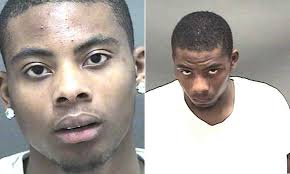
#> input picture CT 3/data/faces/subject1.jpeg, 290 x 174 px; its folder holds only this picture in this run
$ jupyter execute --allow-errors face_detection.ipynb
#> lines starting #> are read from the running program, lines starting #| are printed output that depends on the picture; long printed decimals are rounded
# CSC 515 Critical Thinking 3
## Simple Image Processing in OpenCV 1
---
A facial recognition system is a technology capable of identifying or verifying a person from a digital image or a video frame from a video source. In general, facial recognition systems work by comparing selected facial features from a given image with faces within a database. Good facial recognition systems take into account the variation of pose, illumination of the image and facial expression. They also eliminate backgrounds and hairstyles, which are image properties that are not useful for computer vision tasks.

Recall that the MORPH-II dataset includes 55,134 mugshots with longitudinal spans taken between 2003 and late 2007. Write algorithms to process both images for [subject 1](https://encrypted-tbn0.gstatic.com/images?q=tbn%3AANd9GcQdkf_IPn6VW3jpJ_fTU4IUcwtGPbcvSfxXW4EPXjeVuMjM1Baz) and [subject 2](https://encrypted-tbn0.gstatic.com/images?q=tbn%3AANd9GcSulLs5l2Bwr6iFywEqHxQWevj9snjLRrsPxjQWsCIrJmA9cT4q). Processed images for each subject should be ideal for facial recognition accuracy. Final images for each subject should be in grayscale, adjusted for the effect on illumination, rotated based on the angle between the eye centers, cropped and scaled to create a new bounding box for the face. All final image bounding boxes should be the same dimensions.

Be sure to display the final processed images for each subject. Your submission should be an executable Python file.

[cell 1]
import cv2 as cv
import numpy as np
import os
import matplotlib.pyplot as plt
import math

### Step One: Loading Images
The provided images come linked in pairs. Images need to be loaded and separated for processing

[cell 2]
# Get list of all images in faces folder
images = []
for name in os.listdir('data/faces/'):
    path = 'data/faces/' + name
    img = cv.cvtColor(cv.imread(path), cv.COLOR_BGR2RGB)

    half = int(img.shape[1] / 2)
#> half = 145
    l_img = img[:,:half]
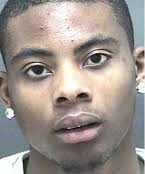
#> l_img: shape (174, 145, 3); mean R, G, B 155.8, 146.4, 139.9
    r_img = img[:,half:]
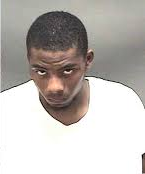
#> r_img: shape (174, 145, 3); mean R, G, B 190.9, 186.1, 182

    images.append(l_img)
    images.append(r_img)

#> (the rest of this cell did not finish here and is left out)

### Step Two: Convert all Images to Grayscale for Processing

[cell 3]
for i, img in enumerate(images):
    images[i] = cv.cvtColor(img, cv.COLOR_RGB2GRAY)
#> this loop made 2 passes
#> after the loop, images = 2 items

plt.imshow(images[0], cmap='gray')
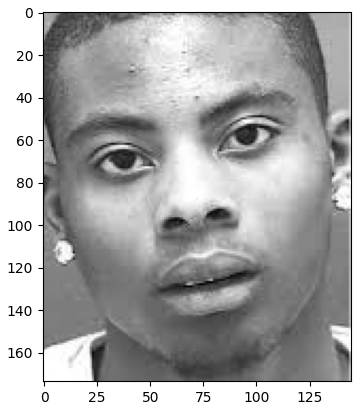
#> figure drawn by matplotlib, 1 panel

### ~~Step Three: Account for Illumination differences~~
Utilize histogram equalization provided in opencv. ```cv.equalizeHist()``` takes a grayscale image and outputs an equalized image

[cell 4]
# for i, img in enumerate(images):
#     images[i] = cv.equalizeHist(img)

# plt.imshow(images[1], cmap='gray')

### Step Four and Five: Face Detection
Use a Haar-Feature Based Cascade Classifier for Face Detection

Use the center of the eye as the center of the bounding box

[Cascade Classifier Tutorial](https://docs.opencv.org/4.5.2/db/d28/tutorial_cascade_classifier.html)

[cell 5]
# Load the classifier
face_cascade = cv.CascadeClassifier()
eye_cascade = cv.CascadeClassifier()

if not face_cascade.load('data/haarcascade_fontalface_default.xml'):
    print('--(!)Error loading face cascade')
    exit(0)
if not eye_cascade.load('data/haarcascade_eye.xml'):
    print('--(!)Error loading eye cascade')
    exit(0)

def detectFace(img):
    ''' Attempts to automatically detect the face and eyes in a area and return the coords'''

    # Face detection
    faces = face_cascade.detectMultiScale(img, 1.1, 2)
    if len(faces) == 1:
        (x,y,w,h) = faces[0]
        faceROI = img[y:y+h, x:x+w]

        # Eye detection
        eyes = eye_cascade.detectMultiScale(faceROI, 1.1, 2)

        if len(eyes) == 2:

            # Check if angle is greater than 15 degrees
            l_eye,r_eye = eyes

            if r_eye[0] < l_eye[0]:
                r_eye, l_eye = l_eye, r_eye

            # Calculate angle of rotation
            theta_rad = math.atan2(r_eye[1] - l_eye[1], r_eye[0]-l_eye[0])
            theta_deg = math.degrees(theta_rad)
            if(theta_deg < 15):
                return faces,eyes

    return None

manual = []
ready = []

for img in images:
    boxes = detectFace(img)
    if boxes == None:
        manual.append(img)
    else:
        ready.append([img,boxes])
#> this loop made 2 passes
#> (x in detectFace, y in detectFace, w in detectFace, h in detectFace, theta_rad in detectFace, theta_deg in detectFace, boxes) on pass 1: (4, 13, 133, 133, -0.245, -14.04, ([[4, 13, 133, 133]], [[68, 23, 42, 42], [12, 37, 39, 39]]))
#> (x in detectFace, y in detectFace, w in detectFace, h in detectFace, eyes in detectFace) on pass 2: (16, 42, 81, 81, [[40, 17, 22, 22]])
#> pass 1, in detectFace, `faceROI = img[y:y+h, x:x+w]`:
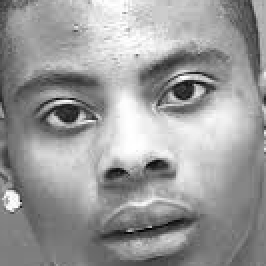
#> faceROI: shape (133, 133) (shown 2 times larger); min 1, max 255, mean 154.2
#> pass 2, in detectFace (call 2), `faceROI = img[y:y+h, x:x+w]`:
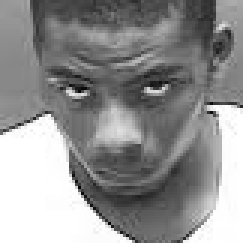
#> faceROI: shape (81, 81) (shown 3 times larger); min 2, max 255, mean 144.8
#> after the loop, manual = 1 item; ready = 1 item

# TODO: Manual drawing on image in Python Script

### Step Six: Rotate Images to Align Faces
Rotation should be done based on the angle between the eye centers

[cell 6]
def _rotate_image(mat, angle):
    """
    Rotates an image (angle in degrees) and expands image to avoid cropping
    Retrieved from https://stackoverflow.com/questions/43892506/opencv-python-rotate-image-without-cropping-sides
    """

    height, width = mat.shape[:2] # image shape has 3 dimensions
    image_center = (width/2, height/2) # getRotationMatrix2D needs coordinates in reverse order (width, height) compared to shape

    rotation_mat = cv.getRotationMatrix2D(image_center, angle, 1.)
    print(rotation_mat)

    # rotation calculates the cos and sin, taking absolutes of those.
    abs_cos = abs(rotation_mat[0,0])
    abs_sin = abs(rotation_mat[0,1])

    # find the new width and height bounds
    bound_w = int(height * abs_sin + width * abs_cos)
    bound_h = int(height * abs_cos + width * abs_sin)

    # subtract old image center (bringing image back to origo) and adding the new image center coordinates
    rotation_mat[0, 2] += bound_w/2 - image_center[0]
    rotation_mat[1, 2] += bound_h/2 - image_center[1]

    # rotate image with the new bounds and translated rotation matrix
    rotated_mat = cv.warpAffine(mat, rotation_mat, (bound_w, bound_h))
    return rotated_mat

def rotate(img, boxes):

    # Find Left and Right Eye Boxes
    l_eye,r_eye = boxes[1]

    if r_eye[0] < l_eye[0]:
        r_eye, l_eye = l_eye, r_eye

    l_eye_center = (boxes[0][0][0] + l_eye[0] + l_eye[2]//2, boxes[0][0][1] + l_eye[1] + l_eye[3]//2)
    r_eye_center = (boxes[0][0][0] + r_eye[0] + r_eye[2]//2, boxes[0][0][1] + r_eye[1] + r_eye[3]//2)

    # Calculate angle of rotation
    theta_rad = math.atan2(r_eye_center[1] - l_eye_center[1], r_eye_center[0]-l_eye_center[0])
    theta_deg = math.degrees(theta_rad)
    print("Theta_deg:",theta_deg)


    # center = ((r_eye[0]+l_eye[0])//2,(r_eye[1]+l_eye[1]))

    # Rotate Image
    return _rotate_image(img, theta_deg)

images_rotated = []
for pair in ready:
    images_rotated.append(rotate(pair[0], pair[1]))
#> this loop made 1 pass
#> (l_eye in rotate, r_eye in rotate, l_eye_center in rotate, r_eye_center in rotate, theta_rad in rotate, theta_deg in rotate) on pass 1: ([12, 37, 39, 39], [68, 23, 42, 42], (35, 69), (93, 57), -0.204, -11.69)
#| Theta_deg: -11.689
#| [[  0.9793  -0.2026   19.130]
#|  [  0.2026    0.9793 -12.885]]
#> pass 1, in _rotate_image, `rotated_mat = cv.warpAffine(mat, rotation_mat, (bound_w, bound_h))`:
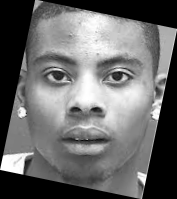
#> rotated_mat: shape (199, 177); min 0, max 255, mean 106.4
#> after the loop, images_rotated = 1 item

#> (the rest of this cell did not finish here and is left out)

### Step Seven: Redetect Facial Features

[cell 7]
manual = []
ready = []

for img in images_rotated:
    boxes = detectFace(img)
    if boxes == None:
        manual.append(img)
    else:
        ready.append([img,boxes])
#> this loop made 1 pass
#> (x in detectFace, y in detectFace, w in detectFace, h in detectFace, theta_rad in detectFace, theta_deg in detectFace, boxes) on pass 1: (12, 16, 149, 149, -0.0357, -2.05, ([[12, 16, 149, 149]], [[25, 40, 39, 39], [81, 38, 42, 42]]))
#> pass 1, in detectFace (call 3), `faceROI = img[y:y+h, x:x+w]`:
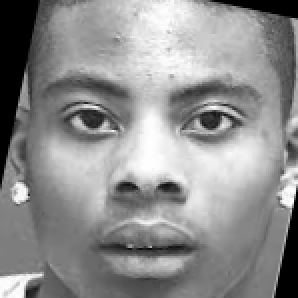
#> faceROI: shape (149, 149) (shown 2 times larger); min 0, max 255, mean 142.4
#> after the loop, manual = []

#> (the rest of this cell did not finish here and is left out)

### Step Eight: Crop Images to Face
Algorithm based on section 2.6 of Yip, B., Towner, R., Kling, T., Chen, C., & Wang, Y. (2018). Image Pre-processing Using OpenCV Library on MORPH-II Face Database. ArXiv:1811.06934 [Cs]. http://arxiv.org/abs/1811.06934

[cell 8]
def cropAndScaleFace(img, boxes):

    # Find Left and Right Eye Boxes
    l_eye,r_eye = boxes[1]

    if r_eye[0] < l_eye[0]:
        r_eye, l_eye = l_eye, r_eye

    l_eye_center = (boxes[0][0][0] + l_eye[0] + l_eye[2]//2, boxes[0][0][1] + l_eye[1] + l_eye[3]//2)
    r_eye_center = (boxes[0][0][0] + r_eye[0] + r_eye[2]//2, boxes[0][0][1] + r_eye[1] + r_eye[3]//2)

    print(f"Left Eye Center = {l_eye_center}")
    print(f"Right Eye Center = {r_eye_center}")

    interocular_distance = ((r_eye_center + (r_eye[2]//2,r_eye[3]//2))[0] - (l_eye_center + (-(l_eye[2]//2),l_eye[3]//2))[0])
    print("Interocular Distance = ",interocular_distance)
    eyemid_x = (r_eye_center[0] + l_eye_center[0]) // 2
    print("Eyemid X =", eyemid_x)

    x = int(eyemid_x - interocular_distance)
    y = int(l_eye_center[1] - (0.6 * interocular_distance))

    xf = int(eyemid_x + interocular_distance)
    yf = int(l_eye_center[1] + 1.5*interocular_distance)

    print(f"X = {x}, Y = {y}, XF = {xf}, YF = {yf}")

    cropped_img = img[y:yf,x:xf]
    cropped_img = cv.resize(cropped_img, (70,80))
    return cropped_img

final = []
for img, boxes in ready:
    final.append(cropAndScaleFace(img, boxes))
#> this loop made 1 pass
#> (boxes, l_eye_center in cropAndScaleFace, r_eye_center in cropAndScaleFace, interocular_distance in cropAndScaleFace, eyemid_x in cropAndScaleFace, x in cropAndScaleFace, y in cropAndScaleFace, xf in cropAndScaleFace) on pass 1: (([[12, 16, 149, 149]], [[25, 40, 39, 39], [81, 38, 42, 42]]), (56, 75), (114, 75), 58, 85, 27, 40, 143)
#| Left Eye Center = (56, 75)
#| Right Eye Center = (114, 75)
#| Interocular Distance =  58
#| Eyemid X = 85
#| X = 27, Y = 40, XF = 143, YF = 162
#> pass 1, in cropAndScaleFace, `cropped_img = img[y:yf,x:xf]`:
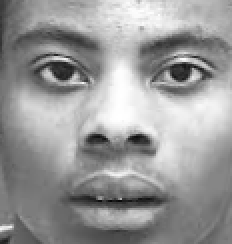
#> cropped_img: shape (122, 116) (shown 2 times larger); min 7, max 255, mean 152.5
#> pass 1, in cropAndScaleFace, `cropped_img = cv.resize(cropped_img, (70,80))`:
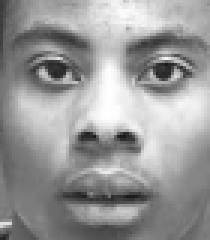
#> cropped_img: shape (80, 70) (shown 3 times larger); min 25, max 255, mean 152.4
#> after the loop, final = 1 item

plt.imshow(final[0],cmap='gray')

$ run again, on CT 3/data/faces/subject2.jpeg
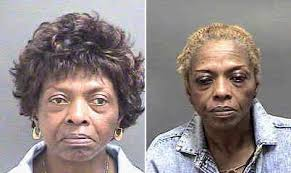
#> input picture CT 3/data/faces/subject2.jpeg, 291 x 173 px
#> the loop `for i, img in enumerate(images):` made 2 passes
#> after the loop `for i, img in enumerate(images):`: images = 2 items
#> the loop `for img in images:` made 2 passes
#> (x in detectFace, y in detectFace, w in detectFace, h in detectFace, theta_rad in detectFace, theta_deg in detectFace, boxes) on pass 1: (32, 62, 94, 94, 0.0907, 5.19, ([[32, 62, 94, 94]], [[56, 28, 24, 24], [12, 24, 27, 27]]))
#> after the loop `for img in images:`: manual = 1 item
#> the loop `for pair in ready:` made 1 pass
#> (l_eye in rotate, r_eye in rotate, l_eye_center in rotate, r_eye_center in rotate, theta_rad in rotate, theta_deg in rotate) on pass 1: ([12, 24, 27, 27], [56, 28, 24, 24], (57, 99), (100, 102), 0.0697, 3.99)
#> (printed output is left out)
#> the loop `for img in images_rotated:` made 1 pass
#> (x in detectFace, y in detectFace, w in detectFace, h in detectFace, theta_rad in detectFace, theta_deg in detectFace, boxes) on pass 1: (36, 66, 98, 98, -0.0256, -1.47, ([[36, 66, 98, 98]], [[56, 26, 22, 22], [17, 27, 24, 24]]))
#> pass 1, in detectFace (call 3), `faceROI = img[y:y+h, x:x+w]`:
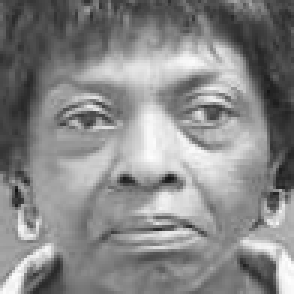
#> faceROI: shape (98, 98) (shown 3 times larger); min 18, max 254, mean 135.5
#> after the loop `for img in images_rotated:`: manual = []
#> the loop `for img, boxes in ready:` made 1 pass
#> (boxes, l_eye_center in cropAndScaleFace, r_eye_center in cropAndScaleFace, interocular_distance in cropAndScaleFace, eyemid_x in cropAndScaleFace, x in cropAndScaleFace, y in cropAndScaleFace, xf in cropAndScaleFace) on pass 1: (([[36, 66, 98, 98]], [[56, 26, 22, 22], [17, 27, 24, 24]]), (65, 105), (103, 103), 38, 84, 46, 82, 122)
#> (printed output is left out)
#> pass 1, in cropAndScaleFace, `cropped_img = cv.resize(cropped_img, (70,80))`:
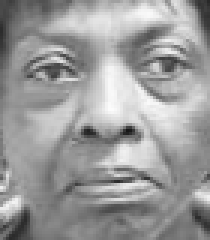
#> cropped_img: shape (80, 70) (shown 3 times larger); min 23, max 252, mean 154.9
#> after the loop `for img, boxes in ready:`: final = 1 item
